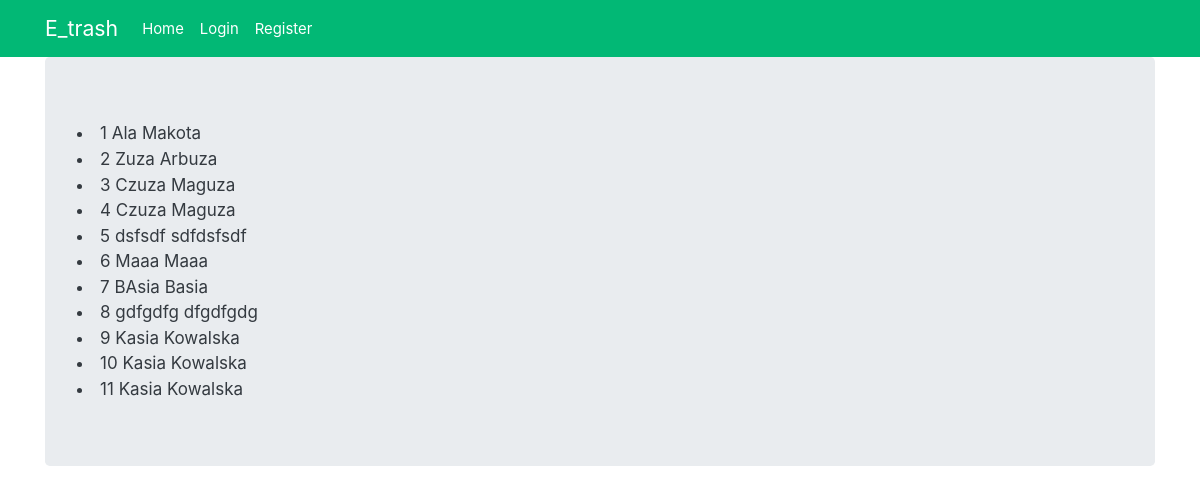
The app's page /base/clients-list-view/, older data.
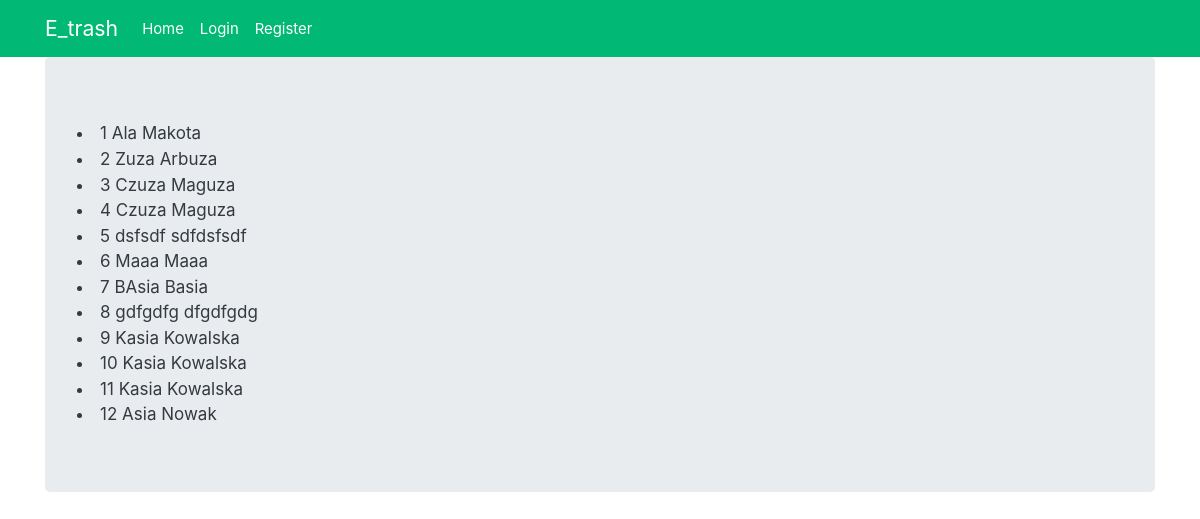
The same page, newer data.
### base/models.py (models this page shows, shortened)
class Client(models.Model):
    first_name = models.CharField(max_length=128)
    last_name = models.CharField(max_length=128)
    email = models.CharField(max_length=128) #walidacja
    phone = models.IntegerField(max_length=9) #walidacja przedrostek
    zone = models.ForeignKey(
       Zone, on_delete=models.CASCADE, related_name="clients", blank=True, null=True
     )

### base/views.py (the view)
# urls.py: path("clients-list-view/", views.ClientListView.as_view(), name="clients-list-view"),
class ClientListView(ListView):
    template_name = "clients_list_view.html"
    model = Client

### base/templates/clients_list_view.html
{% extends "base.html" %}
{% block content %}
    {% for c in client_list %}
        <li>{{ c.id }} {{c.first_name}} {{c.last_name}}</li>
    {% endfor %}
{% endblock %}

### templates/base.html (shortened to what this page needs)
{% load static %}
<html {% if LANGUAGE_CODE %}lang="{{ LANGUAGE_CODE }}"{% endif %}>
  <head>
    <link rel="stylesheet" href="https://cdn.jsdelivr.net/npm/bootswatch@4.5.2/dist/litera/bootstrap.min.css">
  </head>
  <body>
    <nav class="navbar navbar-expand-lg navbar-dark bg-dark">
      <div class="container fixed">
        <a class="navbar-brand" href="{% url 'homepage' %}">E_trash</a>
        <div class="collapse navbar-collapse" id="navbarNavAltMarkup">
          <div class="navbar-nav">
            <a class="nav-item nav-link active" href="{% url 'homepage' %}">
              Home
            </a>
          </div>
                    <div class="navbar-nav">
              {% if user.is_authenticated %}
                  <a class="nav-item nav-link active" href="{% url 'logout' %}">Logout</a>
              {% else %}
                  <a class="nav-item nav-link active" href="{% url 'login' %}">Login</a>
              {% endif %}
          </div>
          {% if not user.is_authenticated %}
              <div class="navbar-nav">
                  <a class="nav-item nav-link active" href="{% url 'accounts:register' %}">Register</a>
              </div>
          {% endif %}
      </div>
    </nav>
    <div class="container">
      <div class="jumbotron">
        {% block content %}{% endblock %}
      </div>
    </div>
  </body>
</html>

Row changes from the older to the newer data that the page shows:
added Client: id "12", first_name "Asia", last_name "Nowak"
